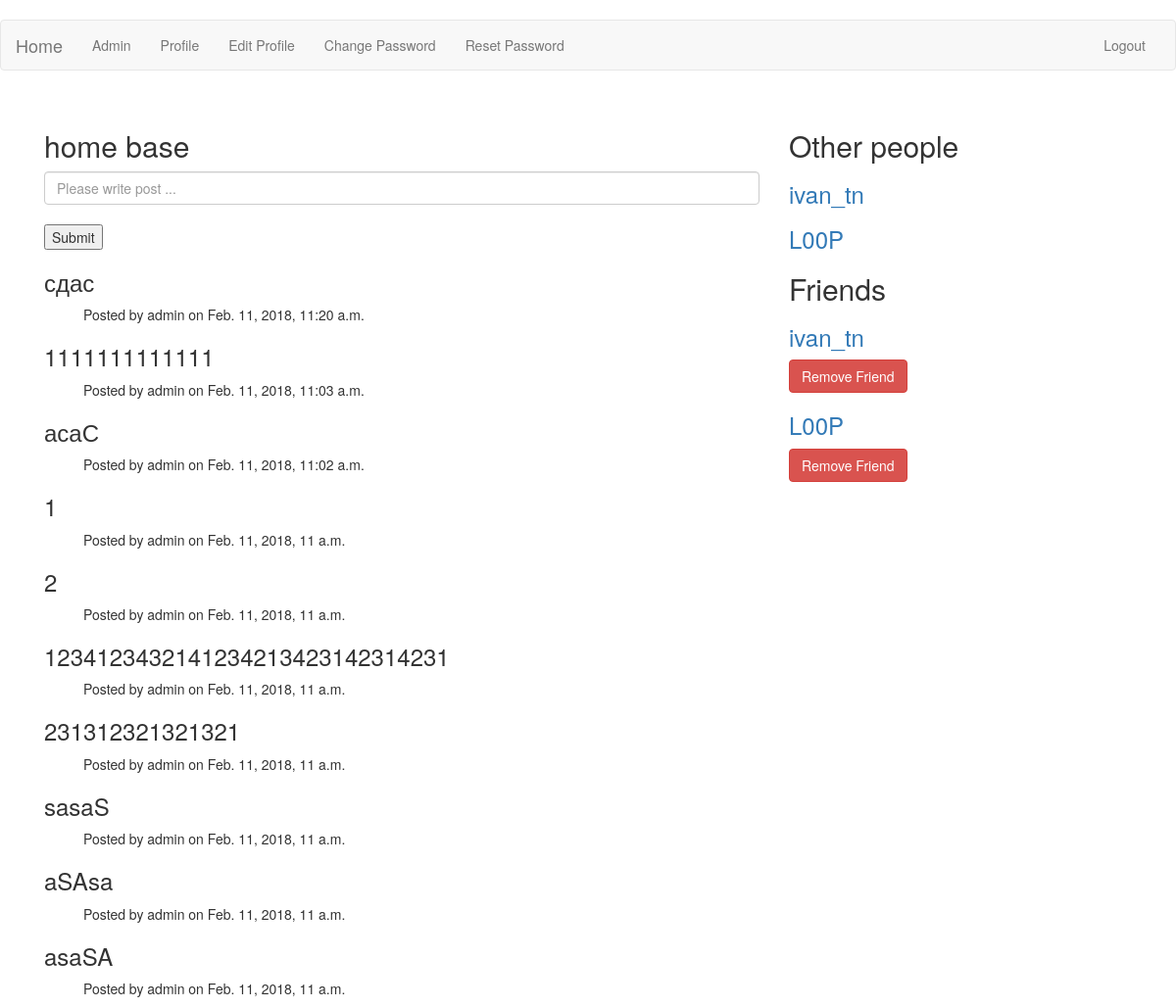
The app's page /home/ (signed in) with its own data.
### home/models.py (models this page shows)
class Post(models.Model):
    post = models.CharField(max_length=200)
    created = models.DateTimeField(auto_now_add=True)
    updated = models.DateTimeField(auto_now=True)
    user = models.ForeignKey(User)

### home/views.py (the view, shortened to what this page needs)
class HomeView(TemplateView):
    template_name = 'home/home.html'
    def get(self, request):
        form = HomeForm()
        posts = Post.objects.all().order_by('-created')
        users = User.objects.exclude(id=request.user.id)
        friend = Friend.objects.get(current_user=request.user)
        friends = friend.users.all()
        args = {
            'form': form,
            'posts': posts,
            'users': users,
            'friends': friends
        }
        return render(request, self.template_name, args)

### home/forms.py
class HomeForm(forms.ModelForm):
    post = forms.CharField(widget=forms.TextInput(
        attrs={
            'class': 'form-control',
            'placeholder': 'Please write post ...'
        }
    ))
    class Meta:
        model = Post
        fields = ('post',)

### home/templates/home/home.html (shortened to what this page needs)
{% extends 'base.html' %}
    {% block body %}
        <div class="container">
            <div class="col-md-8">
                <h2>home base</h2>
                <form method="post">
                    {{ form.post }}
                    <br>
                    <button type="submit">Submit</button>
                    {% for post in posts %}
                        <h3>{{ post.post }}</h3>
                        <ul>Posted by {{ post.user }} on {{ post.created }}</ul>
                    {% endfor %}
                </form>
            </div>
            <div class="col-md-4">
                <h2>Other people</h2>
                    {% for user in users %}
                        <a href="{% url 'accounts:view_profile_with_pk' pk=user.pk %}">
                            <h3>{{ user.username }}</h3>
                        </a>
                    {% endfor %}
                <h2>Friends</h2>
                    {% for friend in friends %}
                        <a href="{% url 'accounts:view_profile_with_pk' pk=user.pk %}">
                            <h3>{{ friend.username }}</h3>
                        </a>
                        <a href="{% url 'home:change_friends' operation='remove' pk=friend.pk %}">
                            <button type="button" class="btn btn-danger">Remove Friend</button>
                        </a>
                    {% endfor %}
            </div>
    {% endblock %}

### accounts/templates/base.html (shortened to what this page needs)
<!DOCTYPE html>
<html lang="en">
<head>
    <link rel="stylesheet" href="https://maxcdn.bootstrapcdn.com/bootstrap/3.3.7/css/bootstrap.min.css"
>
</head>
<body>
<dev class="container">
    <nav class="navbar navbar-default">
      <div class="container-fluid">
        <div class="navbar-header">
          <a class="navbar-brand" href="{% url 'home:home' %}">Home</a>
        </div>
        {% if user.is_authenticated %}
        <div class="collapse navbar-collapse" id="bs-example-navbar-collapse-1">
          <ul class="nav navbar-nav">
            <li><a href="/admin/">Admin</a></li>
            <li><a href="{% url 'accounts:view_profile' %}">Profile</a></li>
            <li><a href="{% url 'accounts:edit_profile' %}">Edit Profile</a></li>
            <li><a href="{% url 'accounts:change_password' %}">Change Password</a></li>
            <li><a href="{% url 'accounts:password_reset_' %}">Reset Password</a></li>
          </ul>
          <ul class="nav navbar-nav navbar-right">
            <li><a href="{% url 'accounts:logout' %}">Logout</a></li>
          </ul>
        </div>
        {% endif %}
      </div>
    </nav>
    </dev>
    {% block body %}
    {% endblock %}
</body>
</html>

### records on screen
Post: post "сдас", user "admin", created "Feb. 11, 2018, 11:20 a.m."
Post: post "1111111111111", user "admin", created "Feb. 11, 2018, 11:03 a.m."
Post: post "асаС", user "admin", created "Feb. 11, 2018, 11:02 a.m."
Post: post "1", user "admin", created "Feb. 11, 2018, 11 a.m."
Post: post "2", user "admin", created "Feb. 11, 2018, 11 a.m."
Post: post "1234123432141234213423142314231", user "admin", created "Feb. 11, 2018, 11 a.m."
Post: post "231312321321321", user "admin", created "Feb. 11, 2018, 11 a.m."
Post: post "sasaS", user "admin", created "Feb. 11, 2018, 11 a.m."
Post: post "aSAsa", user "admin", created "Feb. 11, 2018, 11 a.m."
Post: post "asaSA", user "admin", created "Feb. 11, 2018, 11 a.m."

### other values on screen
{{ user.username }} "ivan_tn"
{{ user.username }} "L00P"
{{ friend.username }} "ivan_tn"
{{ friend.username }} "L00P"
